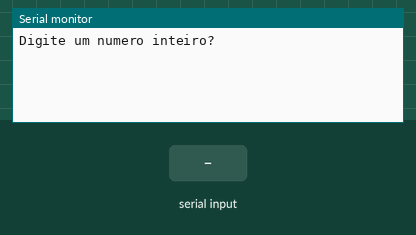
The sketch below on a simulated Arduino Uno, built with avr-gcc and run on an emulated ATmega328P. Shown: the last lines printed to the serial monitor. The test bench sets the inputs (shaded band).

Above: at 1.2 s.
1.3 s: "90,45\n" received over Serial
At 1.8 s:
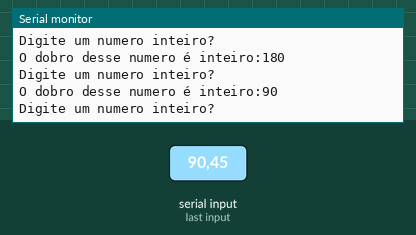
2.8 s: "30,150\n" received over Serial
At 4.8 s:
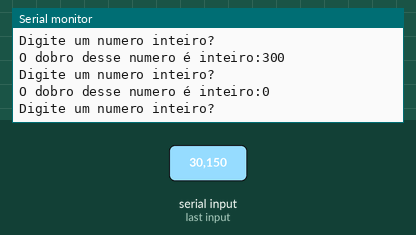
Timing chart, 0 to 6.3 s (numbered marks = the images above; inputs shaded):
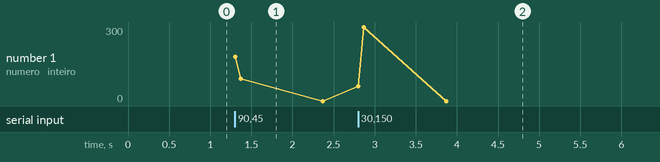

Measured:
- after the input at 1.3 s, the serial monitor: prints a new line at once (image 1)
- after the input at 2.8 s, the serial monitor: prints a new line at once (image 2)

The sketch:

lomb_31.ino
```cpp
//Faça um programa que receba um número e exiba o seu dobro.
long num = 0;

void setup()
{
    Serial.begin(9600);
}

void loop()
{
  //entrada
  Serial.println("Digite um numero inteiro?");
  while( ! Serial.available() );//espera o usuário digitar
  num = Serial.parseInt();

  //processamento
  num = num * 2;

  //saída
    Serial.println("O dobro desse numero é inteiro:" +(String)num);
}
```
